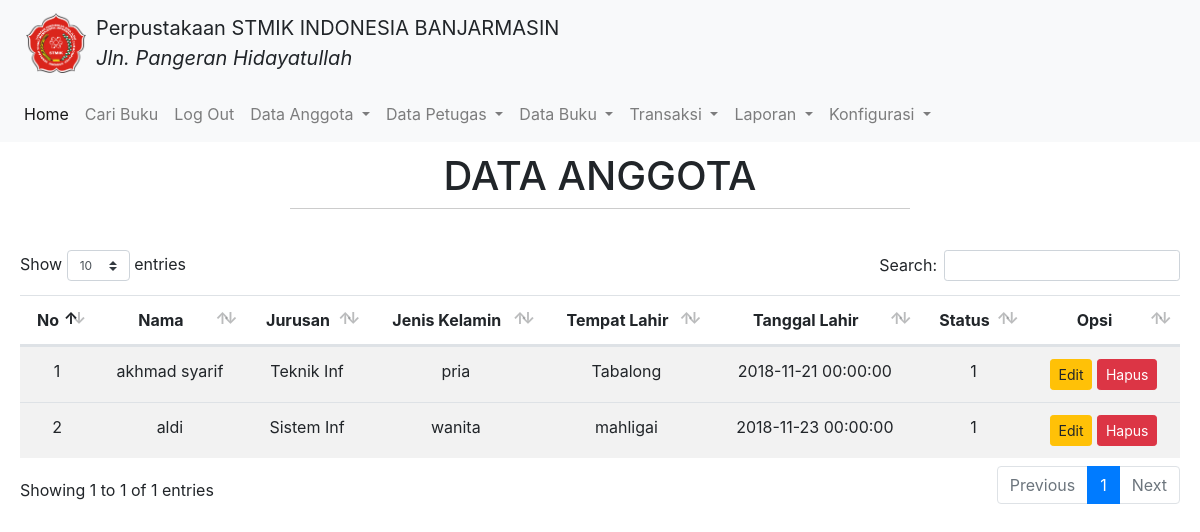
The app's page /?view=data-anggota (signed in), older data.
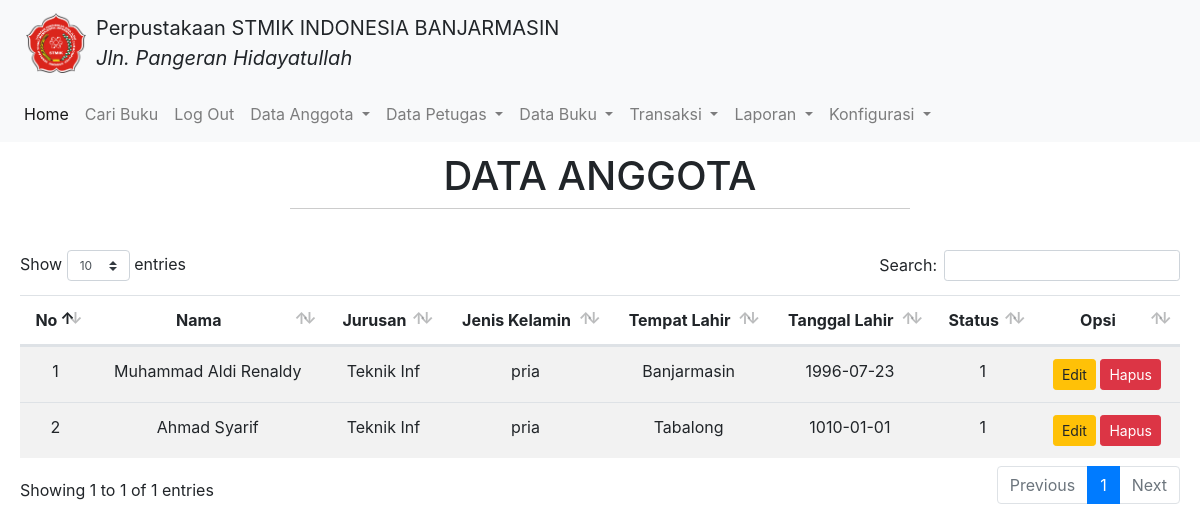
The same page, newer data.
### tables this page shows
CREATE TABLE `anggota` (
  `id_anggota` int(5) NOT NULL,
  `nama_anggota` varchar(30) NOT NULL,
  `jurusan` varchar(10) NOT NULL,
  `jenkel` varchar(10) NOT NULL,
  `tmp_lahir` varchar(30) NOT NULL,
  `tgl_lahir` date NOT NULL,
  `status` varchar(15) NOT NULL,
  `tgl_entry` date NOT NULL
);

### config/config.php (called while the page is built, shortened)
<?php
function base_url($url = null ) {
	$base_url = "http://localhost/aplikasi_perpustakaan/";
	if ($url != null ) {
		return $base_url."/".$url;
	} else  {
			return $base_url;
	}
}

### models/admin.php (called while the page is built, shortened)
<?php
class Admin
{
  private $mysqli;
  function __construct($mysqli)
  {
    $this->mysqli = $mysqli;
  }
  public function showAnggota(){
    $db = $this->mysqli->conn;
    $sql = "SELECT * FROM anggota";
    $query = $db->query($sql);
    return $query;
  }
}
?>

### view/admin/data-anggota.php (the view, shortened to what this page needs)
<div class="header-hal">
    <h1>DATA ANGGOTA</h1>
    <hr>
</div>
<div class="daftar-table">
    <table class="table table-striped text-center" id="table">
      <thead>
      <tr>
        <th>No</th>
        <th>Nama</th>
        <th>Jurusan</th>
        <th>Jenis Kelamin</th>
        <th>Tempat Lahir</th>
        <th>Tanggal Lahir</th>
        <th>Status</th>
        <th>Opsi</th>
      </tr>
    </thead>
    <tbody>
    <?php
    $data = $objAdmin->showAnggota();
    $no = 1;
    while ($a = $data->fetch_object()) {
    ?>
      <tr>
        <td><?= $no ?></td>
        <td><?= $a->nama_anggota; ?></td>
        <td><?= $a->jurusan; ?></td>
        <td><?= $a->jenkel; ?></td>
        <td><?= $a->tmp_lahir; ?></td>
        <td><?= $a->tgl_lahir; ?></td>
        <td><?= $a->status; ?></td>
        <td>
          <a href="?view=edit-anggota&id=<?=$a->id_anggota; ?>" class="btn btn-sm btn-warning">Edit</a>
          <a href="?view=hapus&id=<?=$a->id_anggota; ?>" class="btn btn-sm btn-danger">Hapus</a>
        </td>
      </tr>
    </tbody>
    <?php
    $no++;
    }
    ?>
    </table>
</div>

### index.php (shortened to what this page needs)
<?php
require_once 'config/config.php';
include('models/admin.php');
?>
<!DOCTYPE html>
<html lang="en" dir="ltr">
  <head>
    <link rel="stylesheet" href="<?= base_url()?>assets/css/bootstrap.min.css">
    <link rel="stylesheet" href="<?= base_url()?>assets/css/home.css">
    <link rel="stylesheet" type="text/css" href="<?php echo base_url(); ?>assets/DataTables/datatables.min.css"/>
  </head>
  <body>
    <nav class="navbar navbar-light bg-light">
      <a class="navbar-brand">
        <img class="nameHeader" src="<?= base_url()?>assets/image/LOGOSTMIKINDONESIABANJARMASIN.png" width="60" height="60" class="d-inline-block align-top " alt="">
        <div class="nameHeader">
            Perpustakaan STMIK INDONESIA BANJARMASIN<br>
            <i>Jln. Pangeran Hidayatullah</i>
        </div>
      </a>
    </nav>
    <nav class="navbar navbar-expand-lg navbar-light bg-light">
        <div class="collapse navbar-collapse" id="navbarSupportedContent">
          <ul class="navbar-nav mr-auto">
            <li class="nav-item active">
              <a class="nav-link" href="?view=home">Home <span class="sr-only">(current)</span></a>
            </li>
            <li class="nav-item">
              <a class="nav-link" href="#">Cari Buku</a>
            </li>
            <li class="nav-item">
              <?php if (isset($_SESSION['user'])) { ?>
                <a class="nav-link" href="?view=logout-admin">Log Out</a>
              <?php } else { ?>
                <a class="nav-link" href="?view=login-admin">Login Admin</a>
              <?php } ?>
            </li>
            <?php if (isset($_SESSION['user'])) { ?>
                <li class="nav-item dropdown">
                  <a class="nav-link dropdown-toggle" href="#" id="navbarDropdown" role="button" data-toggle="dropdown" aria-haspopup="true" aria-expanded="false">
                    Data Anggota
                  </a>
                </li>
                <li class="nav-item dropdown">
                  <a class="nav-link dropdown-toggle" href="#" id="navbarDropdown" role="button" data-toggle="dropdown" aria-haspopup="true" aria-expanded="false">
                    Data Petugas
                  </a>
                </li>
                <li class="nav-item dropdown">
                  <a class="nav-link dropdown-toggle" href="#" id="navbarDropdown" role="button" data-toggle="dropdown" aria-haspopup="true" aria-expanded="false">
                    Data Buku
                  </a>
                </li>
                <li class="nav-item dropdown">
                  <a class="nav-link dropdown-toggle" href="#" id="navbarDropdown" role="button" data-toggle="dropdown" aria-haspopup="true" aria-expanded="false">
                    Transaksi
                  </a>
                </li>
                <li class="nav-item dropdown">
                  <a class="nav-link dropdown-toggle" href="#" id="navbarDropdown" role="button" data-toggle="dropdown" aria-haspopup="true" aria-expanded="false">
                    Laporan
                  </a>
                </li>
                <li class="nav-item dropdown">
                  <a class="nav-link dropdown-toggle" href="#" id="navbarDropdown" role="button" data-toggle="dropdown" aria-haspopup="true" aria-expanded="false">
                    Konfigurasi
                  </a>
                </li>
            <?php } ?>
          </ul>
        </div>
      </nav>
    <?php include('page/page.php'); ?>
  </body>
</html>

### page/page.php (shortened to what this page needs)
<?php
if (@$_GET['view'] == '' || @$_GET['view'] == 'home')
{
    include 'view/home.php';
}
elseif (@$_GET['view'] == 'home-admin')
{
    include 'view/admin/home.php';
}
elseif (@$_GET['view'] == 'login-admin')
{
    include 'view/login.php';
}
elseif (@$_GET['view'] == 'logout-admin')
{
    $objAdmin->logout();
    echo '<script>
    window.location="?view=login-admin";
     </script>';
}
elseif (@$_GET['view'] == 'input-anggota')
{
    include 'view/admin/input-anggota.php';
}
elseif (@$_GET['view'] == 'data-anggota')
{
    include 'view/admin/data-anggota.php';
}
elseif (@$_GET['view'] == 'edit-anggota')
{
    include 'view/admin/edit-anggota.php';
}
elseif (@$_GET['view'] == 'input-petugas')
{
    include 'view/admin/input-petugas.php';
}
elseif (@$_GET['view'] == 'data-petugas')
{
    include 'view/admin/data-petugas.php';
}
elseif (@$_GET['view'] == 'edit-petugas')
{
    include 'view/admin/edit-petugas.php';
}
elseif (@$_GET['view'] == 'input-buku')
{
    include 'view/admin/input-buku.php';
}
elseif (@$_GET['view'] == 'data-buku')
{
    include 'view/admin/data-buku.php';
}
elseif (@$_GET['view'] == 'edit-buku')
{
    include 'view/admin/edit-buku.php';
}
elseif (@$_GET['view'] == 'input-detail-buku')
{
    include 'view/admin/input-detail-buku.php';
}
elseif (@$_GET['view'] == 'detail-buku')
{
    include 'view/admin/data-detail-buku.php';
}
elseif (@$_GET['view'] == 'input-Klasifikasi-buku')
{
    include 'view/admin/input-klasifikasi-buku.php';
}
elseif (@$_GET['view'] == 'data-Klasifikasi-buku')
{
    include 'view/admin/data-klasifikasi-buku.php';
}
elseif (@$_GET['view'] == 'edit-Klasifikasi-buku')
{
    include 'view/admin/edit-klasifikasi-buku.php';
}
elseif (@$_GET['view'] == 'peminjaman1')
{
    include 'view/admin/transaksi/peminjaman1.php';
}
elseif (@$_GET['view'] == 'peminjaman2')
{
    include 'view/admin/transaksi/peminjaman2.php';
}
elseif (@$_GET['view'] == 'daftar-peminjam')
{
    include 'view/admin/transaksi/daftar-peminjam.php';
}
elseif (@$_GET['view'] == 'pengembalian')
{
    include 'view/admin/transaksi/pengembalian.php';
}
elseif (@$_GET['view'] == 'tambah-admin')
{
    include 'view/admin/setting/tambah-admin.php';
}
elseif (@$_GET['view'] == 'edit-pass')
{
    include 'view/admin/setting/rubah-password.php';
}
else
{
  include 'view/404.php';
}

### assets/css/home.css (style rules this page uses)
.nameHeader { float: left; margin-left: 10px; }
.header-hal { width: 100%; text-align: center; margin-top: 10px; }
hr { height: 1px; border-top: 1px solid #ccc; margin: auto; width: 50%; padding: 10px; }
.daftar-table { margin: 20px 20px; }

Row changes from the older to the newer data that the page shows:
removed anggota: nama_anggota "akhmad syarif", jurusan "Teknik Inf", jenkel "pria", tmp_lahir "Tabalong", tgl_lahir "2018-11-21 00:00:00", status "1"
removed anggota: nama_anggota "aldi", jurusan "Sistem Inf", jenkel "wanita", tmp_lahir "mahligai", tgl_lahir "2018-11-23 00:00:00", status "1"
added anggota: nama_anggota "Muhammad Aldi Renaldy", jurusan "Teknik Inf", jenkel "pria", tmp_lahir "Banjarmasin", tgl_lahir "1996-07-23", status "1"
added anggota: nama_anggota "Ahmad Syarif", jurusan "Teknik Inf", jenkel "pria", tmp_lahir "Tabalong", tgl_lahir "1010-01-01", status "1"
